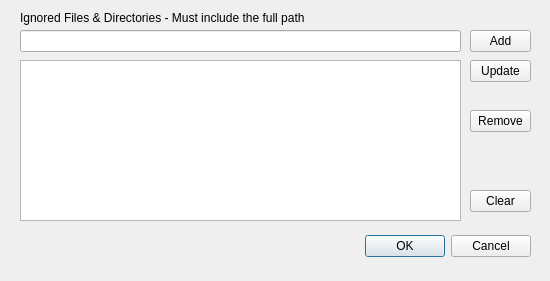
<?xml version="1.0" encoding="UTF-8"?>
<ui version="4.0">
 <class>IgnoreFilesDialog</class>
 <widget class="QDialog" name="IgnoreFilesDialog">
  <property name="geometry">
   <rect>
    <x>0</x>
    <y>0</y>
    <width>550</width>
    <height>281</height>
   </rect>
  </property>
  <property name="windowTitle">
   <string>Ignore Files</string>
  </property>
  <widget class="QWidget" name="layoutWidget">
   <property name="geometry">
    <rect>
     <x>20</x>
     <y>230</y>
     <width>511</width>
     <height>33</height>
    </rect>
   </property>
   <layout class="QHBoxLayout">
    <property name="spacing">
     <number>6</number>
    </property>
    <property name="leftMargin">
     <number>0</number>
    </property>
    <property name="topMargin">
     <number>0</number>
    </property>
    <property name="rightMargin">
     <number>0</number>
    </property>
    <property name="bottomMargin">
     <number>0</number>
    </property>
    <item>
     <spacer>
      <property name="orientation">
       <enum>Qt::Horizontal</enum>
      </property>
      <property name="sizeHint" stdset="0">
       <size>
        <width>131</width>
        <height>31</height>
       </size>
      </property>
     </spacer>
    </item>
    <item>
     <widget class="QPushButton" name="okButton">
      <property name="text">
       <string>OK</string>
      </property>
     </widget>
    </item>
    <item>
     <widget class="QPushButton" name="cancelButton">
      <property name="text">
       <string>Cancel</string>
      </property>
     </widget>
    </item>
   </layout>
  </widget>
  <widget class="QLineEdit" name="ignore_files_line_edit">
   <property name="geometry">
    <rect>
     <x>20</x>
     <y>30</y>
     <width>441</width>
     <height>22</height>
    </rect>
   </property>
   <property name="maxLength">
    <number>32767</number>
   </property>
  </widget>
  <widget class="QListWidget" name="ignore_files_list_widget">
   <property name="geometry">
    <rect>
     <x>20</x>
     <y>60</y>
     <width>441</width>
     <height>161</height>
    </rect>
   </property>
  </widget>
  <widget class="QPushButton" name="ignore_files_remove_button">
   <property name="geometry">
    <rect>
     <x>470</x>
     <y>110</y>
     <width>61</width>
     <height>22</height>
    </rect>
   </property>
   <property name="text">
    <string>Remove</string>
   </property>
  </widget>
  <widget class="QPushButton" name="ignore_files_add_button">
   <property name="geometry">
    <rect>
     <x>470</x>
     <y>30</y>
     <width>61</width>
     <height>22</height>
    </rect>
   </property>
   <property name="text">
    <string>Add</string>
   </property>
  </widget>
  <widget class="QPushButton" name="ignore_files_update_button">
   <property name="geometry">
    <rect>
     <x>470</x>
     <y>60</y>
     <width>61</width>
     <height>22</height>
    </rect>
   </property>
   <property name="text">
    <string>Update</string>
   </property>
  </widget>
  <widget class="QLabel" name="ignore_files_label">
   <property name="geometry">
    <rect>
     <x>20</x>
     <y>10</y>
     <width>441</width>
     <height>16</height>
    </rect>
   </property>
   <property name="text">
    <string>Ignored Files &amp; Directories - Must include the full path</string>
   </property>
  </widget>
  <widget class="QPushButton" name="ignore_files_clear_button">
   <property name="geometry">
    <rect>
     <x>470</x>
     <y>190</y>
     <width>61</width>
     <height>22</height>
    </rect>
   </property>
   <property name="text">
    <string>Clear</string>
   </property>
  </widget>
 </widget>
 <resources/>
 <connections>
  <connection>
   <sender>okButton</sender>
   <signal>clicked()</signal>
   <receiver>IgnoreFilesDialog</receiver>
   <slot>accept()</slot>
   <hints>
    <hint type="sourcelabel">
     <x>411</x>
     <y>266</y>
    </hint>
    <hint type="destinationlabel">
     <x>274</x>
     <y>149</y>
    </hint>
   </hints>
  </connection>
  <connection>
   <sender>cancelButton</sender>
   <signal>clicked()</signal>
   <receiver>IgnoreFilesDialog</receiver>
   <slot>reject()</slot>
   <hints>
    <hint type="sourcelabel">
     <x>492</x>
     <y>266</y>
    </hint>
    <hint type="destinationlabel">
     <x>274</x>
     <y>149</y>
    </hint>
   </hints>
  </connection>
 </connections>
</ui>
